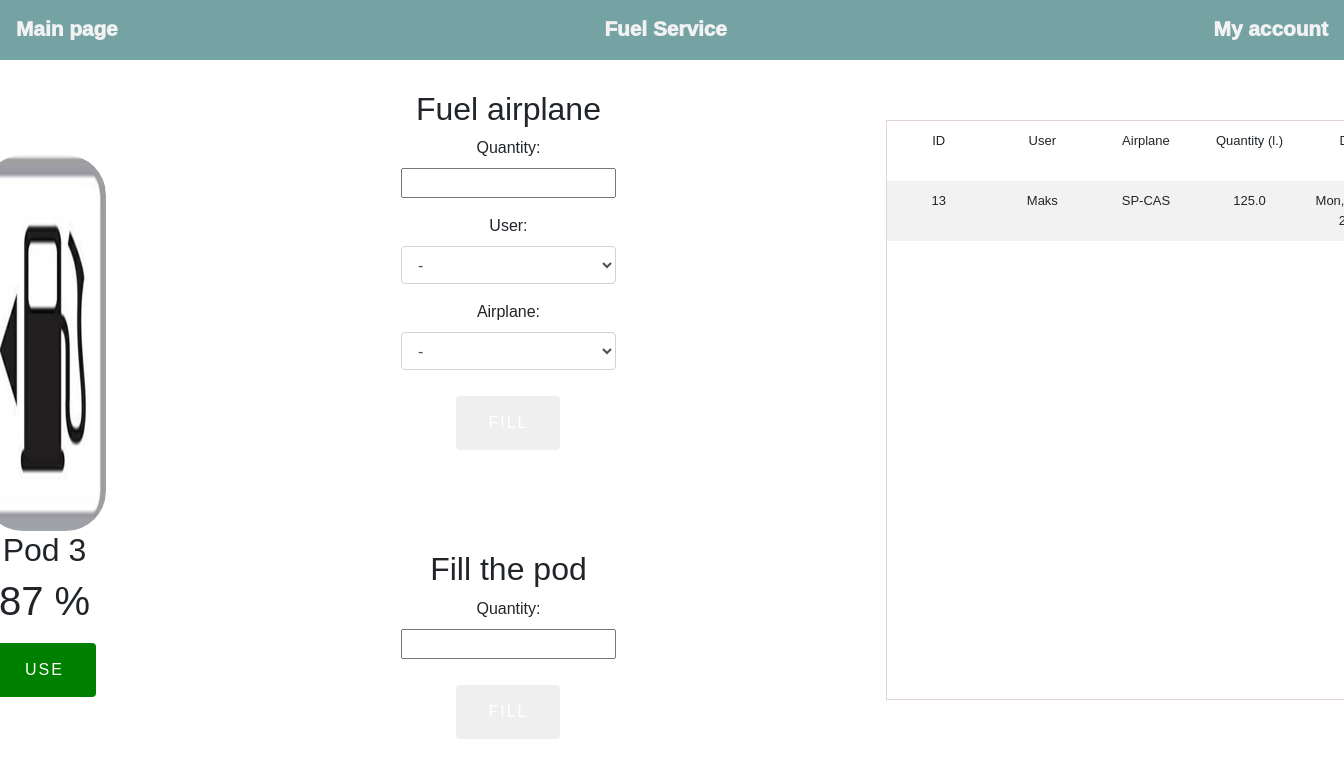
The page /fuel/3 (signed in) on the database its author committed.
### echrono/models.py (models this page shows)
class FuelPods(models.Model):
    __tablename__ = "FuelPods"
    capacity = models.IntegerField()
    fill_level = models.FloatField()
    fill_percentage = models.IntegerField(default=100)

class FuelTransactions(models.Model):
    __tablename__ = "substitutes"
    buyer = models.ForeignKey(User, on_delete=models.DO_NOTHING)
    quantity = models.FloatField()
    aircraft_id = models.ForeignKey(Airplane, on_delete=models.DO_NOTHING)
    fuel_pod = models.ForeignKey(FuelPods, on_delete=models.DO_NOTHING)
    date = models.DateTimeField(default=datetime.now())

class User(models.Model):
    __tablename__ = "user"
    firstname = models.CharField("firstname", max_length=30, blank=False)
    lastname = models.CharField("lastname", max_length=30, blank=False)
    instructor = models.BooleanField("instructor", default=False)
    winch_operator = models.BooleanField("winch_operator", default=False)
    glider_pilot = models.BooleanField("glider_pilot", default=False)
    airplane_pilot = models.BooleanField("airplane_pilot", default=False)
    inspector = models.BooleanField("inspector", default=False)

class Airplane(models.Model):
    __tablename__ = "airplane"
    name = models.CharField("name", max_length=10, blank=False)
    time_in_air = models.IntegerField("time_in_air", blank=True, null=True)

### fuel/views.py (the view)
# urls.py: path('<int:id>', views.pod, name='pod')
def pod(request, id):
    if request.user.is_authenticated:
        pod = FuelPods.objects.filter(id=id).first()
        if pod:
            try:
                if request.method == 'POST':
                    if 'refuel' in request.POST:
                        if pod.fill_level - float(request.POST.get('quantity')) >= 0:
                            pod.fill_level = pod.fill_level - float(request.POST.get('quantity'))
                            pod.fill_percentage = round((pod.fill_level / pod.capacity) * 100, 2)
                            FuelTransactions(buyer=User.objects.filter(id=request.POST.get('user')).first(),
                                             quantity=float(request.POST.get('quantity')),
                                             aircraft_id=Airplane.objects.filter(
                                                 id=request.POST.get('airplane')).first(),
                                             fuel_pod=pod,
                                             date=datetime.now()
                                             ).save()
                            pod.save()
                    if 'refill' in request.POST:
                        if pod.fill_level + float(request.POST.get('quantity')) <= pod.capacity:
                            pod.fill_level = pod.fill_level + float(request.POST.get('quantity'))
                            pod.fill_percentage = round((pod.fill_level / pod.capacity) * 100, 2)
                            pod.save()
            except:
                return redirect('500')
            return render(request, 'fuel/pod.html', {'pod': pod,
                                                     'transactions': FuelTransactions.objects.filter(
                                                         fuel_pod=pod).all(),
                                                     'airplanes': Airplane.objects.all(),
                                                     'users': User.objects.all()})
        else:
            return redirect('500')
    return redirect('home')

### templates/fuel/pod.html (shortened to what this page needs)
{% extends 'base.html' %}
{% load static %}
{% block content %}
<div class="navbar">
    <a href="/">Main page</a>
    <a href="/fuel">Fuel Service</a>
    <a href='/accounts/{{user.id}}'>My account</a>
</div>
<div class="pod_view_container">
    <div class="pod_container">
        <img src="{% static 'imgs/fuel.JPG' %}" height="55%" width="100%" style="border-radius: 40px;"/>
        <h2>Pod {{pod.id}}</h2>
        <h1>{{ pod.fill_percentage }} %</h1>
        <button class="fuel_button">Use</button>
    </div>
    <div class="fuel_forms">
        <div class="fuel_form">
            <h2>Fuel airplane</h2>
            <form class='review_form' method="post">
                <label>Quantity:</label>
                <div class="form-group">
                    <input type="number" name="quantity" step="0.01">
                </div>
                <div class="form-group">
                    <label>User:</label>
                    <select class="form-control" name="user">
                        <option value=''>-</option>
                    </select>
                </div>
                <div class="form-group">
                    <label>Airplane:</label>
                    <select class="form-control" name="airplane">
                        <option value=''>-</option>
                    </select>
                </div>
                <button type="submit" name="refuel">Fill</button>
            </form>
        </div>
        <div class="fuel_form">
            <h2>Fill the pod</h2>
            <form method="post">
                <label>Quantity:</label>
                <div class="form-group">
                    <input type="number" name="quantity" step="0.01">
                </div>
                <button type="submit" name="refill">Fill</button>
            </form>
        </div>
    </div>
    <div class="transactions_container">
        <table class="fuel_transactions_table">
            <tr>
                <td>ID</td>
                <td>User</td>
                <td>Airplane</td>
                <td>Quantity (l.)</td>
                <td>Date</td>
            </tr>
            {% for t in transactions %}
            <tr>
                <td>{{t.id}}</td>
                <td>{{t.buyer.firstname}}</td>
                <td>{{t.aircraft_id.name}}</td>
                <td>{{t.quantity}}</td>
                <td>{{t.date|date:"D, d M, Y"}}</td>
            </tr>
            {% endfor %}
        </table>
    </div>
</div>
{% endblock %}

### static/echrono/styles.css (style rules this page uses)
.review_form { text-align:center; margin-left:100px; margin-right:100px; }
.fuel_transactions_table { border: 1px solid #e2d4d4; border-radius: 8px; margin-top: 30px; margin-bottom: 30px; text-align: center; font-size: 13px; display: fixed; width:40em; margin-left: 20px; }
.transactions_container { display:flex; height: 40em; margin-left: 20px; margin-right:20px; }
.pod_view_container { padding: 30px; display: flex; text-align: center; display: flex; text-align: center; justify-content: center; }
.pod_container { padding-left: 45px; padding-right:45px; padding-top: 35px; margin-top: 30px; margin-left: 20px; margin-right:20px; }
.fuel_button { background-color: green; }
.fuel_forms { margin-right:80px; margin-left:80px; }
.fuel_form { margin-left: 50px; margin-right:50px; margin-bottom:100px; }
h2 { text-align: center; }
button { border: none; color: white; padding: 15px 32px; text-align: center; text-decoration: none; display: inline-block; font-size: 16px; border-radius: 4px; margin-left: 10px; margin-right: 10px; margin-top: 10px; text-transform: uppercase; letter-spacing: 2px; }
table, #active_table { border: 1px solid #e2d4d4; border-radius: 8px; margin-top: 30px; margin-bottom: 30px; text-align: center; font-size: 13px; display: fixed; overflow: scroll; }
tr { display: flex }
.navbar { place-content: space-between; width: 100%; background-color: #75a3a3; height: 60px; overflow: hidden; }
a { color: #f2f2f2; margin-top: 0.25em; font-weight: bold; font-weight: 1000; font-size: 1.3em; text-align: center; }
tr:nth-child(even) { background-color: #f2f2f2; }
td { padding-top: 10px; padding-bottom: 10px; height: 60px; width: 100%; display: table-cell; vertical-align: bottom ; text-align: middle; }

### rows shown on the page
FuelPods: id "3", fill_percentage "87"
FuelTransactions: id "13", buyer.firstname "Maks", aircraft_id.name "SP-CAS", quantity "125.0", date "Mon,…"
